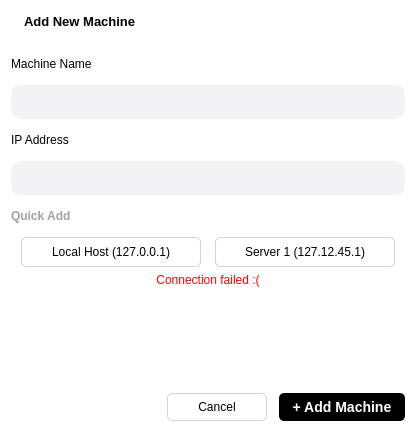
<?xml version="1.0" encoding="UTF-8"?>
<ui version="4.0">
 <class>AddMachine</class>
 <widget class="QDialog" name="AddMachine">
  <property name="geometry">
   <rect>
    <x>0</x>
    <y>0</y>
    <width>411</width>
    <height>432</height>
   </rect>
  </property>
  <property name="windowTitle">
   <string>Add New Machine</string>
  </property>
  <property name="styleSheet">
   <string notr="true">background-color: rgb(255, 255, 255);</string>
  </property>
  <layout class="QGridLayout" name="gridLayout">
   <item row="0" column="0" colspan="2">
    <layout class="QHBoxLayout" name="horizontalLayout_2">
     <item>
      <widget class="QLabel" name="label">
       <property name="maximumSize">
        <size>
         <width>36</width>
         <height>36</height>
        </size>
       </property>
       <property name="text">
        <string/>
       </property>
       <property name="pixmap">
        <pixmap resource="../../resources/resources.qrc">:/images/images/server2.png</pixmap>
       </property>
       <property name="scaledContents">
        <bool>true</bool>
       </property>
      </widget>
     </item>
     <item>
      <widget class="QLabel" name="label_2">
       <property name="font">
        <font>
         <pointsize>10</pointsize>
         <weight>75</weight>
         <bold>true</bold>
        </font>
       </property>
       <property name="text">
        <string>Add New Machine</string>
       </property>
      </widget>
     </item>
     <item>
      <spacer name="horizontalSpacer">
       <property name="orientation">
        <enum>Qt::Horizontal</enum>
       </property>
       <property name="sizeHint" stdset="0">
        <size>
         <width>308</width>
         <height>20</height>
        </size>
       </property>
      </spacer>
     </item>
    </layout>
   </item>
   <item row="1" column="0" colspan="2">
    <layout class="QVBoxLayout" name="verticalLayout">
     <property name="spacing">
      <number>14</number>
     </property>
     <property name="topMargin">
      <number>20</number>
     </property>
     <item>
      <widget class="QLabel" name="label_3">
       <property name="font">
        <font>
         <weight>50</weight>
         <bold>false</bold>
        </font>
       </property>
       <property name="text">
        <string>Machine Name</string>
       </property>
      </widget>
     </item>
     <item>
      <widget class="QLineEdit" name="machineNameEdit">
       <property name="styleSheet">
        <string notr="true">QLineEdit {
	background-color: #f3f3f5;
    border: none;               /* no border */
    border-radius: 10px;         /* rounded corners */
    padding: 8px;                /* inner spacing */
    font-size: 14px;
}
</string>
       </property>
      </widget>
     </item>
     <item>
      <widget class="QLabel" name="label_4">
       <property name="font">
        <font>
         <weight>50</weight>
         <bold>false</bold>
        </font>
       </property>
       <property name="text">
        <string>IP Address</string>
       </property>
      </widget>
     </item>
     <item>
      <widget class="QLineEdit" name="ipaddressEdit">
       <property name="styleSheet">
        <string notr="true">QLineEdit {
    background-color: #f3f3f5;  /* light gray */
    border: none;               /* no border */
    border-radius: 10px;         /* rounded corners */
    padding: 8px;                /* inner spacing */
    font-size: 14px;
}
</string>
       </property>
       <property name="text">
        <string/>
       </property>
      </widget>
     </item>
     <item>
      <widget class="QLabel" name="label_5">
       <property name="font">
        <font>
         <pointsize>9</pointsize>
         <weight>75</weight>
         <bold>true</bold>
        </font>
       </property>
       <property name="styleSheet">
        <string notr="true">color: rgb(162, 162, 162);</string>
       </property>
       <property name="text">
        <string>Quick Add</string>
       </property>
      </widget>
     </item>
     <item>
      <layout class="QGridLayout" name="quickaddLayout">
       <property name="leftMargin">
        <number>10</number>
       </property>
       <property name="rightMargin">
        <number>10</number>
       </property>
       <item row="2" column="0">
        <widget class="QPushButton" name="localhostBtn">
         <property name="minimumSize">
          <size>
           <width>180</width>
           <height>30</height>
          </size>
         </property>
         <property name="maximumSize">
          <size>
           <width>180</width>
           <height>30</height>
          </size>
         </property>
         <property name="cursor">
          <cursorShape>ArrowCursor</cursorShape>
         </property>
         <property name="styleSheet">
          <string notr="true">* {
	background-color: rgb(255, 255, 255);
	border-radius: 5px;  
	border: 1px solid #d3d3d3;
}

QPushButton:hover {
	background-color: #e9ebef;
}</string>
         </property>
         <property name="text">
          <string>Local Host (127.0.0.1)</string>
         </property>
        </widget>
       </item>
       <item row="2" column="1">
        <widget class="QPushButton" name="pushButton_2">
         <property name="minimumSize">
          <size>
           <width>180</width>
           <height>30</height>
          </size>
         </property>
         <property name="maximumSize">
          <size>
           <width>180</width>
           <height>30</height>
          </size>
         </property>
         <property name="cursor">
          <cursorShape>ArrowCursor</cursorShape>
         </property>
         <property name="styleSheet">
          <string notr="true">* {
	background-color: rgb(255, 255, 255);
	border-radius: 5px;  
	border: 1px solid #d3d3d3;
}

QPushButton:hover {
	background-color: #e9ebef;
}</string>
         </property>
         <property name="text">
          <string>Server 1 (127.12.45.1)</string>
         </property>
        </widget>
       </item>
      </layout>
     </item>
    </layout>
   </item>
   <item row="2" column="0" colspan="2">
    <widget class="QLabel" name="failedLabel">
     <property name="enabled">
      <bool>true</bool>
     </property>
     <property name="styleSheet">
      <string notr="true">color: rgb(255, 0, 0);</string>
     </property>
     <property name="text">
      <string>Connection failed :(</string>
     </property>
     <property name="alignment">
      <set>Qt::AlignCenter</set>
     </property>
    </widget>
   </item>
   <item row="3" column="0" colspan="2">
    <spacer name="verticalSpacer">
     <property name="orientation">
      <enum>Qt::Vertical</enum>
     </property>
     <property name="sizeHint" stdset="0">
      <size>
       <width>20</width>
       <height>65</height>
      </size>
     </property>
    </spacer>
   </item>
   <item row="4" column="0">
    <spacer name="horizontalSpacer_2">
     <property name="orientation">
      <enum>Qt::Horizontal</enum>
     </property>
     <property name="sizeHint" stdset="0">
      <size>
       <width>193</width>
       <height>20</height>
      </size>
     </property>
    </spacer>
   </item>
   <item row="4" column="1">
    <layout class="QHBoxLayout" name="horizontalLayout">
     <property name="spacing">
      <number>12</number>
     </property>
     <item>
      <widget class="QPushButton" name="cancelBtn">
       <property name="minimumSize">
        <size>
         <width>100</width>
         <height>28</height>
        </size>
       </property>
       <property name="maximumSize">
        <size>
         <width>100</width>
         <height>16777215</height>
        </size>
       </property>
       <property name="styleSheet">
        <string notr="true">* {
border-radius: 5px;  
border: 1px solid #d3d3d3;
}

QPushButton:hover {
	background-color: #e9ebef;
}</string>
       </property>
       <property name="text">
        <string>Cancel</string>
       </property>
      </widget>
     </item>
     <item>
      <widget class="QPushButton" name="addMachineBtn">
       <property name="minimumSize">
        <size>
         <width>126</width>
         <height>28</height>
        </size>
       </property>
       <property name="maximumSize">
        <size>
         <width>126</width>
         <height>16777215</height>
        </size>
       </property>
       <property name="font">
        <font>
         <pointsize>-1</pointsize>
         <weight>75</weight>
         <italic>false</italic>
         <bold>true</bold>
        </font>
       </property>
       <property name="styleSheet">
        <string notr="true">QPushButton {
    background-color: #000000;  /* background color */
    color: white;               /* font color */
    border-radius: 5px;         /* optional: rounded corners */
    font: bold 14px;            /* optional: font size and weight */
}
</string>
       </property>
       <property name="text">
        <string>   + Add Machine   </string>
       </property>
      </widget>
     </item>
    </layout>
   </item>
  </layout>
 </widget>
 <resources>
  <include location="../../resources/resources.qrc"/>
 </resources>
 <connections/>
</ui>
